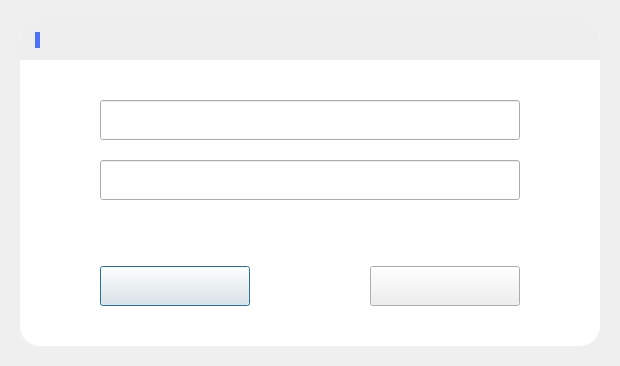
<?xml version="1.0" encoding="UTF-8"?>
<ui version="4.0">
 <class>LoginDialog</class>
 <widget class="QDialog" name="LoginDialog">
  <property name="geometry">
   <rect>
    <x>0</x>
    <y>0</y>
    <width>620</width>
    <height>366</height>
   </rect>
  </property>
  <property name="windowTitle">
   <string>Dialog</string>
  </property>
  <layout class="QGridLayout" name="gridLayout">
   <property name="leftMargin">
    <number>20</number>
   </property>
   <property name="topMargin">
    <number>20</number>
   </property>
   <property name="rightMargin">
    <number>20</number>
   </property>
   <property name="bottomMargin">
    <number>20</number>
   </property>
   <property name="spacing">
    <number>0</number>
   </property>
   <item row="0" column="0">
    <widget class="QFrame" name="frame_Dialog">
     <property name="styleSheet">
      <string notr="true">QFrame{
background-color:#FFFFFF;
	border-radius:20px;
}</string>
     </property>
     <property name="frameShape">
      <enum>QFrame::StyledPanel</enum>
     </property>
     <property name="frameShadow">
      <enum>QFrame::Raised</enum>
     </property>
     <layout class="QVBoxLayout" name="verticalLayout_2">
      <property name="spacing">
       <number>0</number>
      </property>
      <property name="leftMargin">
       <number>0</number>
      </property>
      <property name="topMargin">
       <number>0</number>
      </property>
      <property name="rightMargin">
       <number>0</number>
      </property>
      <property name="bottomMargin">
       <number>0</number>
      </property>
      <item>
       <widget class="QFrame" name="frame">
        <property name="minimumSize">
         <size>
          <width>0</width>
          <height>40</height>
         </size>
        </property>
        <property name="maximumSize">
         <size>
          <width>16777215</width>
          <height>40</height>
         </size>
        </property>
        <property name="styleSheet">
         <string notr="true">QFrame{
	border-top-left-radius:20px;
	border-top-right-radius:20px;
	border-bottom-left-radius:0px;
	border-bottom-right-radius:0px;
	background-color:#EEEEEE;
}</string>
        </property>
        <property name="frameShape">
         <enum>QFrame::StyledPanel</enum>
        </property>
        <property name="frameShadow">
         <enum>QFrame::Raised</enum>
        </property>
        <layout class="QHBoxLayout" name="horizontalLayout">
         <property name="spacing">
          <number>15</number>
         </property>
         <property name="leftMargin">
          <number>15</number>
         </property>
         <property name="topMargin">
          <number>10</number>
         </property>
         <property name="rightMargin">
          <number>15</number>
         </property>
         <property name="bottomMargin">
          <number>10</number>
         </property>
         <item>
          <widget class="QLabel" name="lbl_Decorate">
           <property name="minimumSize">
            <size>
             <width>5</width>
             <height>16</height>
            </size>
           </property>
           <property name="maximumSize">
            <size>
             <width>5</width>
             <height>16</height>
            </size>
           </property>
           <property name="font">
            <font>
             <family>Times New Roman</family>
             <pointsize>14</pointsize>
            </font>
           </property>
           <property name="styleSheet">
            <string notr="true">QLabel{
	background-color:#4C70FA;
}</string>
           </property>
           <property name="text">
            <string/>
           </property>
          </widget>
         </item>
         <item>
          <widget class="QLabel" name="lbl_Title">
           <property name="font">
            <font>
             <family>Times New Roman</family>
             <pointsize>12</pointsize>
            </font>
           </property>
           <property name="text">
            <string/>
           </property>
          </widget>
         </item>
        </layout>
       </widget>
      </item>
      <item>
       <layout class="QVBoxLayout" name="verticalLayout">
        <property name="spacing">
         <number>20</number>
        </property>
        <property name="leftMargin">
         <number>80</number>
        </property>
        <property name="topMargin">
         <number>40</number>
        </property>
        <property name="rightMargin">
         <number>80</number>
        </property>
        <property name="bottomMargin">
         <number>0</number>
        </property>
        <item>
         <widget class="IconLineEdit" name="led_User">
          <property name="minimumSize">
           <size>
            <width>0</width>
            <height>40</height>
           </size>
          </property>
          <property name="font">
           <font>
            <family>Times New Roman</family>
            <pointsize>14</pointsize>
           </font>
          </property>
          <property name="text">
           <string/>
          </property>
         </widget>
        </item>
        <item>
         <widget class="IconLineEdit" name="led_pwd">
          <property name="minimumSize">
           <size>
            <width>0</width>
            <height>40</height>
           </size>
          </property>
          <property name="font">
           <font>
            <family>Times New Roman</family>
            <pointsize>14</pointsize>
           </font>
          </property>
          <property name="text">
           <string/>
          </property>
          <property name="echoMode">
           <enum>QLineEdit::Password</enum>
          </property>
         </widget>
        </item>
        <item>
         <widget class="QLabel" name="lbl_ErrorMsg">
          <property name="minimumSize">
           <size>
            <width>0</width>
            <height>25</height>
           </size>
          </property>
          <property name="font">
           <font>
            <family>Times New Roman</family>
            <pointsize>12</pointsize>
           </font>
          </property>
          <property name="styleSheet">
           <string notr="true">QLabel{color:#FD6B6D;}</string>
          </property>
          <property name="text">
           <string/>
          </property>
          <property name="alignment">
           <set>Qt::AlignCenter</set>
          </property>
         </widget>
        </item>
       </layout>
      </item>
      <item>
       <layout class="QHBoxLayout" name="horizontalLayout_2">
        <property name="spacing">
         <number>10</number>
        </property>
        <property name="leftMargin">
         <number>80</number>
        </property>
        <property name="topMargin">
         <number>20</number>
        </property>
        <property name="rightMargin">
         <number>80</number>
        </property>
        <property name="bottomMargin">
         <number>40</number>
        </property>
        <item>
         <widget class="EffectButton" name="btn_OK">
          <property name="minimumSize">
           <size>
            <width>150</width>
            <height>40</height>
           </size>
          </property>
          <property name="maximumSize">
           <size>
            <width>150</width>
            <height>40</height>
           </size>
          </property>
          <property name="font">
           <font>
            <family>Times New Roman</family>
            <pointsize>12</pointsize>
           </font>
          </property>
          <property name="styleSheet">
           <string notr="true"/>
          </property>
          <property name="text">
           <string/>
          </property>
         </widget>
        </item>
        <item>
         <spacer name="horizontalSpacer">
          <property name="orientation">
           <enum>Qt::Horizontal</enum>
          </property>
          <property name="sizeHint" stdset="0">
           <size>
            <width>40</width>
            <height>20</height>
           </size>
          </property>
         </spacer>
        </item>
        <item>
         <widget class="EffectButton" name="btn_Cancel">
          <property name="minimumSize">
           <size>
            <width>150</width>
            <height>40</height>
           </size>
          </property>
          <property name="maximumSize">
           <size>
            <width>150</width>
            <height>40</height>
           </size>
          </property>
          <property name="font">
           <font>
            <family>Times New Roman</family>
            <pointsize>12</pointsize>
           </font>
          </property>
          <property name="text">
           <string/>
          </property>
         </widget>
        </item>
       </layout>
      </item>
     </layout>
    </widget>
   </item>
  </layout>
 </widget>
 <customwidgets>
  <customwidget>
   <class>EffectButton</class>
   <extends>QPushButton</extends>
   <header>CustomerWidget/Button/effectbutton.h</header>
  </customwidget>
  <customwidget>
   <class>IconLineEdit</class>
   <extends>QLineEdit</extends>
   <header>CustomerWidget/LineEdit/iconlineedit.h</header>
  </customwidget>
 </customwidgets>
 <tabstops>
  <tabstop>led_User</tabstop>
  <tabstop>led_pwd</tabstop>
  <tabstop>btn_OK</tabstop>
  <tabstop>btn_Cancel</tabstop>
 </tabstops>
 <resources/>
 <connections/>
</ui>
